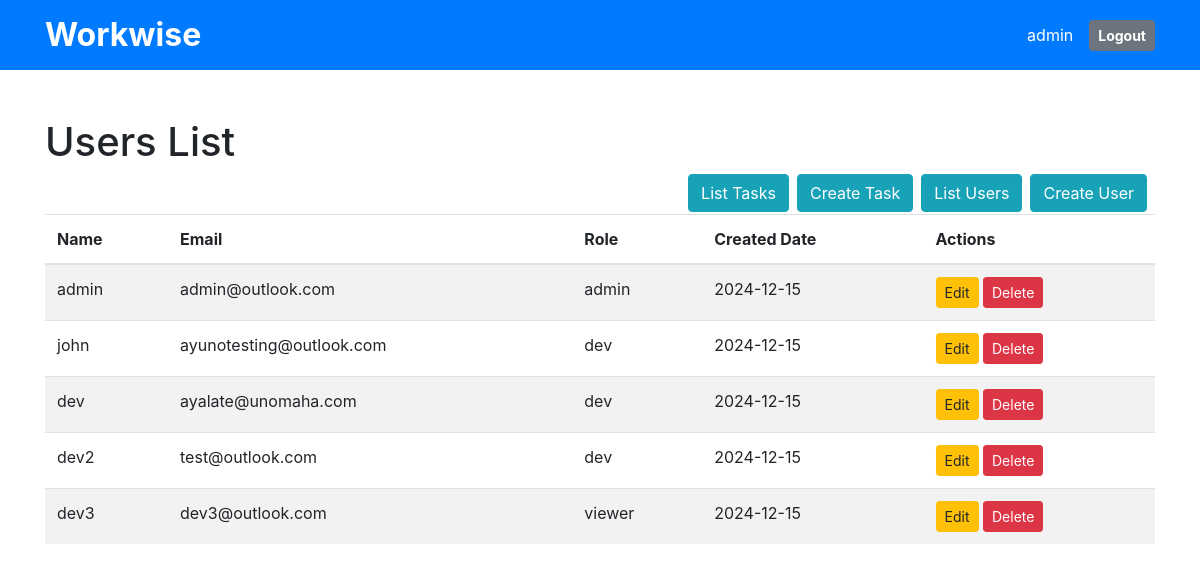
Page /list_users (signed in) on the earlier database version.
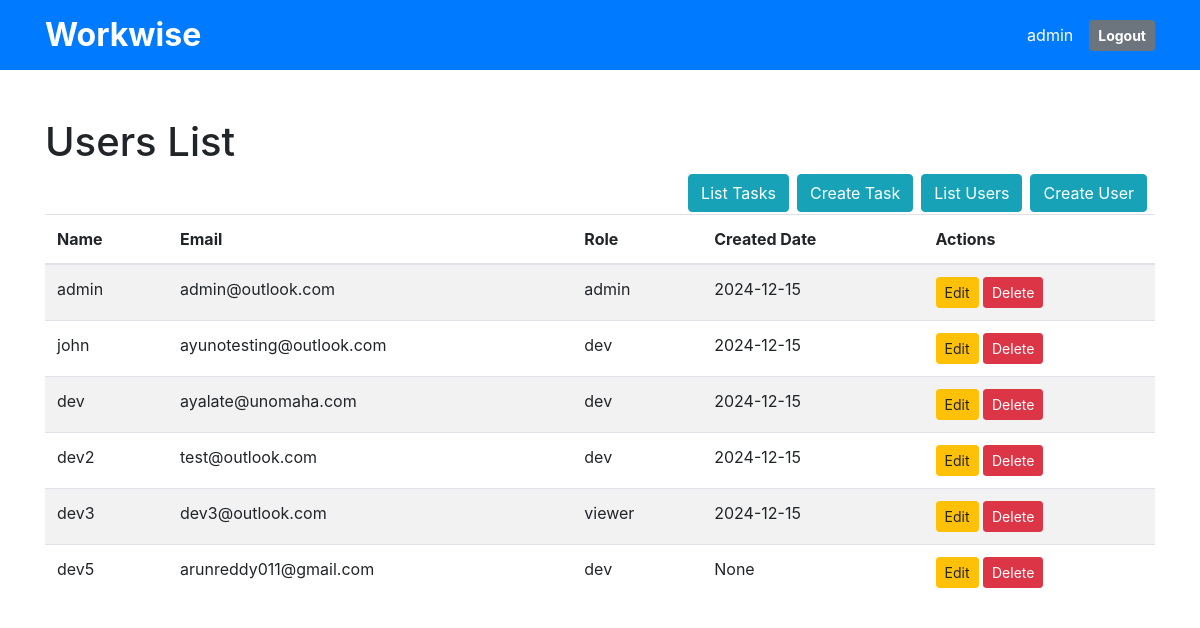
Same page on the later database version.
### app.py (models this page shows, shortened)
class User(db.Model, UserMixin):
    id = db.Column(db.Integer, primary_key=True)
    name = db.Column(db.String(100), nullable=True)
    email_id = db.Column(db.String(100), nullable=True)
    mobile_number = db.Column(db.String(100), nullable=True)
    designation = db.Column(db.String(100), nullable=True)
    address = db.Column(db.String(100), nullable=True)
    password_hash = db.Column(db.String(128), nullable=True)
    role = db.Column(db.String(20), nullable=True,
                     default='viewer')  # Roles: admin, dev, viewer
    created_date = db.Column(db.Date, nullable=True)
    modified_date = db.Column(db.Date, nullable=True)
    status = db.Column(db.String(20), default='Active')

### app.py (the view)
@app.route('/list_users', methods=['GET'])
@login_required
def list_users():
    filter_status = request.args.get('filter', 'All')
    if current_user.role in ['admin', 'dev']:
        user_query = User.query.filter_by(status='Active').all()
        print(user_query)
        return render_template('user_table.html', users=user_query)
    else:
        if current_user.role != 'admin':
            flash('Permission denied.', 'danger')
            return redirect(url_for('admin_dashboard'))

### app.py (called while the page is built)
@login_manager.user_loader
def load_user(user_id):
    return db.session.get(User, int(user_id))

### templates/user_table.html (shortened to what this page needs)
<!DOCTYPE html>
<html lang="en">
  <head>
    <link
      href="https://stackpath.bootstrapcdn.com/bootstrap/4.5.2/css/bootstrap.min.css"
      rel="stylesheet"
    />
  </head>
  <body>
    <div class="bg-primary text-white py-3">
      <div class="container d-flex justify-content-between align-items-center">
        <h1 class="mb-0" style="font-size: 2rem; font-weight: bold;">Workwise</h1>
        <div class="d-flex align-items-center">
          <span class="mr-3">{{ current_user.name }}</span>
          <a href="{{ url_for('logout') }}" class="btn btn-secondary btn-sm font-weight-bold">Logout</a>
        </div>
      </div>
    </div>
    <div class="container mt-5">
      <h1>Users List</h1>
      {% if current_user.role == 'admin' %}
      <a href="{{ url_for('user_page')}}" class="btn btn-info float-right mr-2"
        >Create User</a
      >
      <a href="{{ url_for('list_users')}}" class="btn btn-info float-right mr-2"
        >List Users</a
      >
      <a href="{{ url_for('task_page') }}" class="btn btn-info float-right mr-2"
        >Create Task</a
      >
      <a
        href="{{ url_for('list_tasks') }}"
        class="btn btn-info float-right mr-2"
        >List Tasks</a
      >
      {% endif %}
      <table class="table table-striped mt-5">
        <thead>
          <tr>
            <th>Name</th>
            <th>Email</th>
            <th>Role</th>
            <th>Created Date</th>
            <th>Actions</th>
          </tr>
        </thead>
        <tbody>
          {% for person in users %}
          <tr>
            <td>{{ person.name }}</td>
            <td>{{ person.email_id }}</td>
            <td>{{ person.role }}</td>
            <td>{{ person.created_date }}</td>
            <td>
              {% if current_user.role in ['admin', 'dev'] %}
              <a
                href="{{ url_for('user_page', id=person.id) }}"
                class="btn btn-sm btn-warning"
                >Edit</a
              >
              <form
                action="{{ url_for('delete_user', user_id=person.id) }}"
                method="post"
                style="display: inline"
              >
                <button class="btn btn-sm btn-danger">Delete</button>
              </form>
              {% endif %}
            </td>
          </tr>
          {% endfor %}
        </tbody>
      </table>
    </div>
  </body>
</html>

Differences in the rows shown:
added User: name "dev5", email_id "arunreddy011@gmail.com", role "dev", created_date "None"
